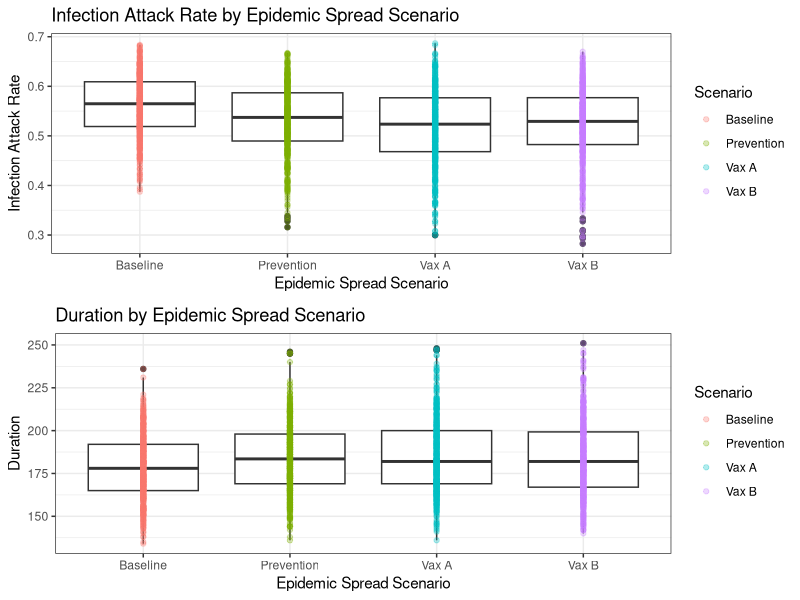
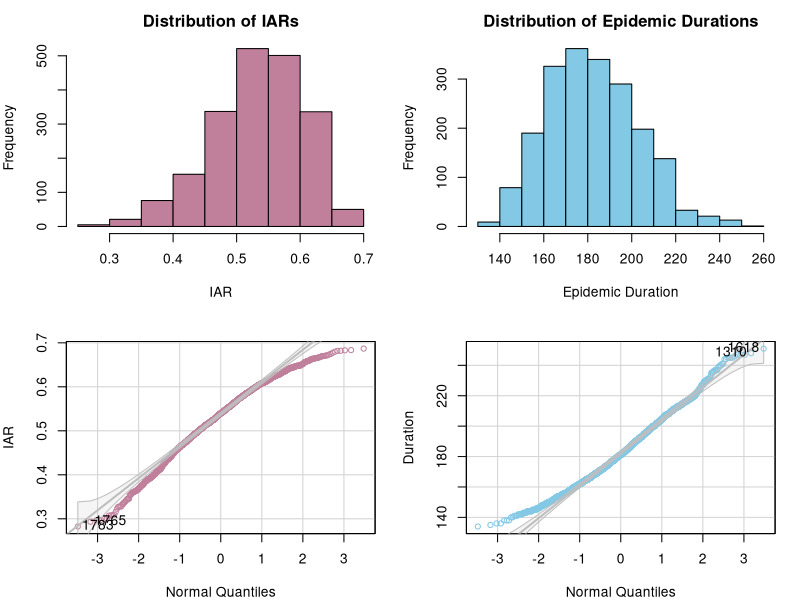
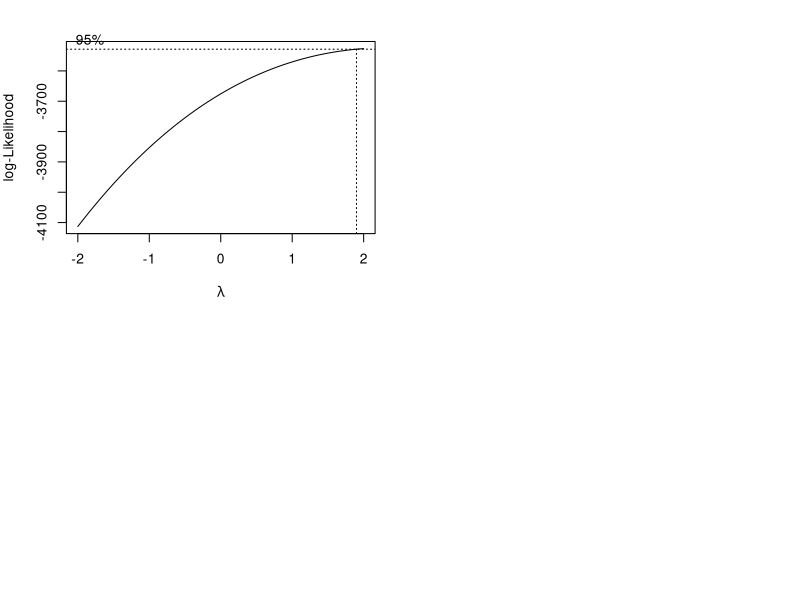
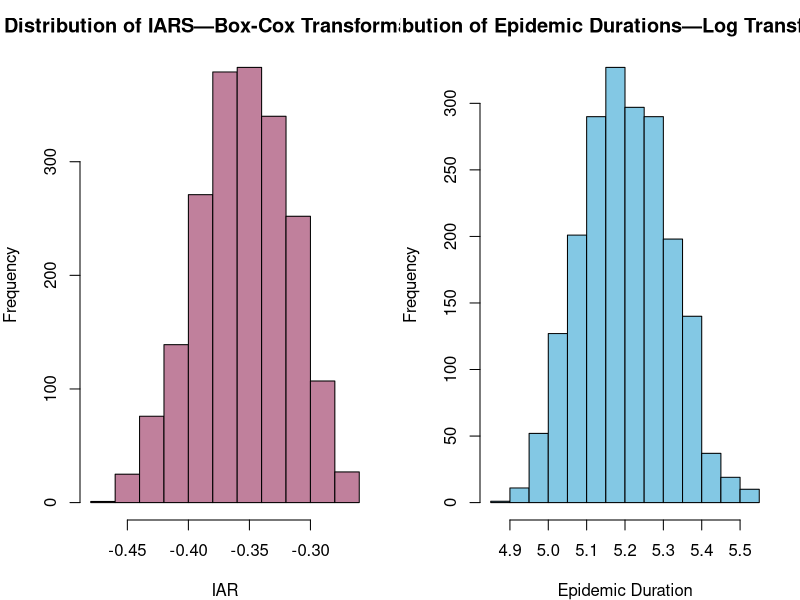
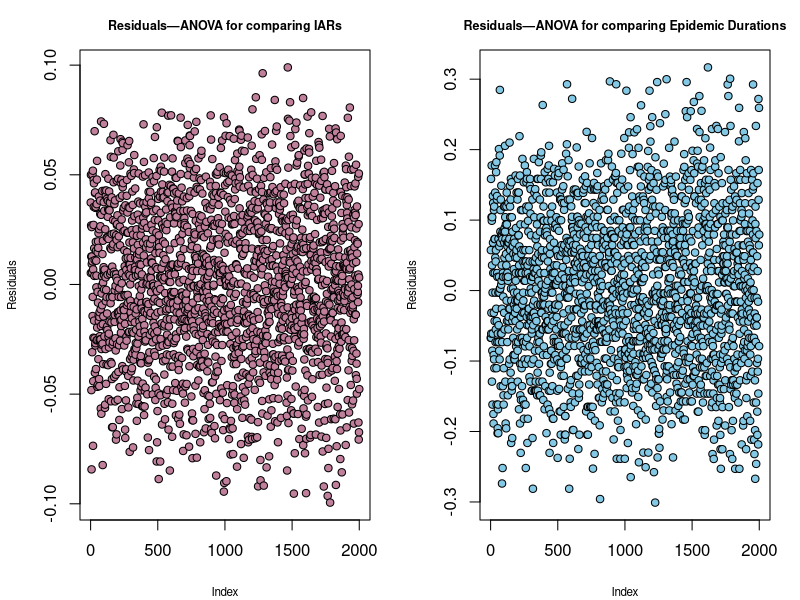
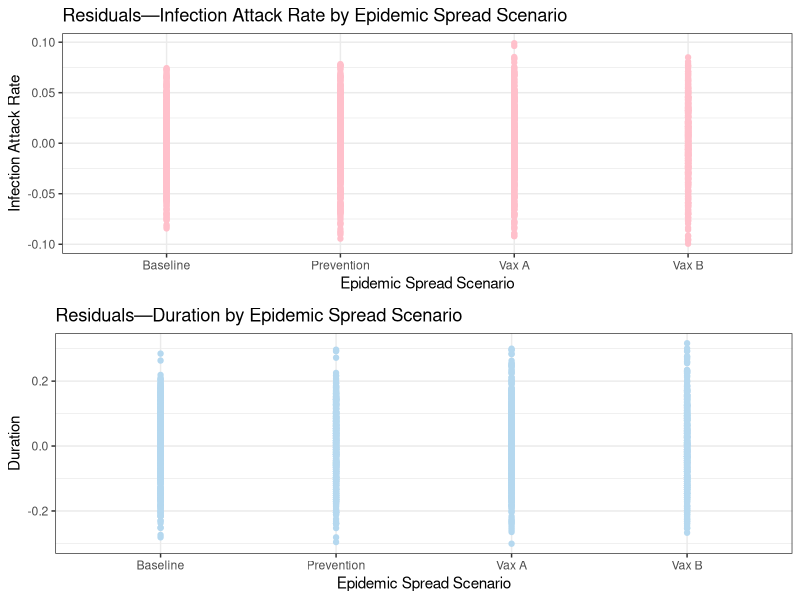

The R source for these figures, in order:
## ---- chunk 1
knitr::opts_chunk$set(echo = TRUE)
knitr::opts_chunk$set(fig.path = "../images/")
## ---- chunk 2
require(tidyverse)
## ---- chunk 3
data_wide <- read.csv("results.csv")

data <- reshape(data_wide, dir="long", 
                varying=list(c(1,3,5,7), c(2,4,6,8)), 
                v.names=c("duration", "IAR"), 
                times=c("Baseline", "Prevention", "Vax A", "Vax B"), 
                new.row.names = sequence(prod(ncol(data_wide), nrow(data_wide)))
                )[,-4] %>%
    rename(scenario=time)
data <- data[data$duration != 1,] # drop rows where the epidemic never began
head(data)
## ---- chunk 4
iar_box <- data %>%
    ggplot(aes(x=scenario, y = IAR)) +
    geom_boxplot() +
    geom_point(aes(col = scenario), alpha = 0.3) +
    labs(x = "Epidemic Spread Scenario", y = "Infection Attack Rate",
       title = "Infection Attack Rate by Epidemic Spread Scenario", col = "Scenario") +
    theme_bw()

dur_box <- data %>%
    ggplot(aes(x=scenario, y = duration)) +
    geom_boxplot() +
    geom_point(aes(col = scenario), alpha = 0.3) +
    labs(x = "Epidemic Spread Scenario", y = "Duration",
       title = "Duration by Epidemic Spread Scenario", col = "Scenario") +
    theme_bw()

gridExtra::grid.arrange(iar_box, dur_box, nrow=2)
## ---- chunk 5
par(mfrow = c(2, 2), mar=c(4, 4, 2.5, 1.5))
hist(data$IAR, xlab="IAR", main="Distribution of IARs", col = "#C0809C")
hist(data$duration, xlab="Epidemic Duration", main="Distribution of Epidemic Durations", col = "#83C8E4")
car::qqPlot(data$IAR, xlab = "Normal Quantiles", ylab = "IAR", col = "#C0809C", col.lines="grey")
car::qqPlot(data$duration, xlab = "Normal Quantiles", ylab = "Duration", col = "#83C8E4", col.lines="grey")
## ---- chunk 6
transf_attack <- MASS::boxcox(data$IAR~data$scenario)
## ---- chunk 7
par(mfrow = c(1, 2), mar=c(4, 4, 2.5, 1.5))
hist((((data$IAR)^2)-1)/2, xlab="IAR", main="Distribution of IARS—Box-Cox Transformation", col = "#C0809C")
hist(log(data$duration), xlab="Epidemic Duration", main="Distribution of Epidemic Durations—Log Transformations", col = "#83C8E4")
## ---- chunk 8
data$transformed_IAR <- (((data$IAR)^2)-1)/2
data$transformed_duration <- log(data$duration)
## ---- chunk 9
# build model, check pairwise mean differences
aov_attack <- aov(transformed_IAR~scenario, data = data)
aov_duration <- aov(transformed_duration~scenario, data = data)
## ---- chunk 10
summary(aov_attack)
model.tables(aov_attack, type = "means")
## ---- chunk 11
summary(aov_duration)
model.tables(aov_duration, type = "means")
## ---- chunk 12
TukeyHSD(aov_attack)
## ---- chunk 13
TukeyHSD(aov_duration)
## ---- chunk 14
data$residuals_attack <- residuals(aov_attack)
data$residuals_duration <- residuals(aov_duration)
## ---- chunk 15
par(mfrow=c(1,2))
plot(data$residuals_attack, ylab = "Residuals", main = "Residuals—ANOVA for comparing IARs", pch = 21, bg = "#C0809C", col="black", cex.main = 0.75, cex.lab = 0.7)
plot(data$residuals_duration, ylab = "Residuals", main = "Residuals—ANOVA for comparing Epidemic Durations", pch = 21, bg = "#83C8E4", col="black", cex.main = 0.75, cex.lab = 0.7)
## ---- chunk 16
iar_res <- data %>%
    ggplot(aes(x=scenario, y = residuals_attack)) +
    geom_point(color = "pink") +
    labs(x = "Epidemic Spread Scenario", y = "Infection Attack Rate",
       title = "Residuals—Infection Attack Rate by Epidemic Spread Scenario") +
    theme_bw()

dur_res <- data %>%
    ggplot(aes(x=scenario, y = residuals_duration)) +
    geom_point(color = "#B5D8EF") +
    labs(x = "Epidemic Spread Scenario", y = "Duration",
       title = "Residuals—Duration by Epidemic Spread Scenario") +
    theme_bw()

gridExtra::grid.arrange(iar_res, dur_res, nrow=2)
